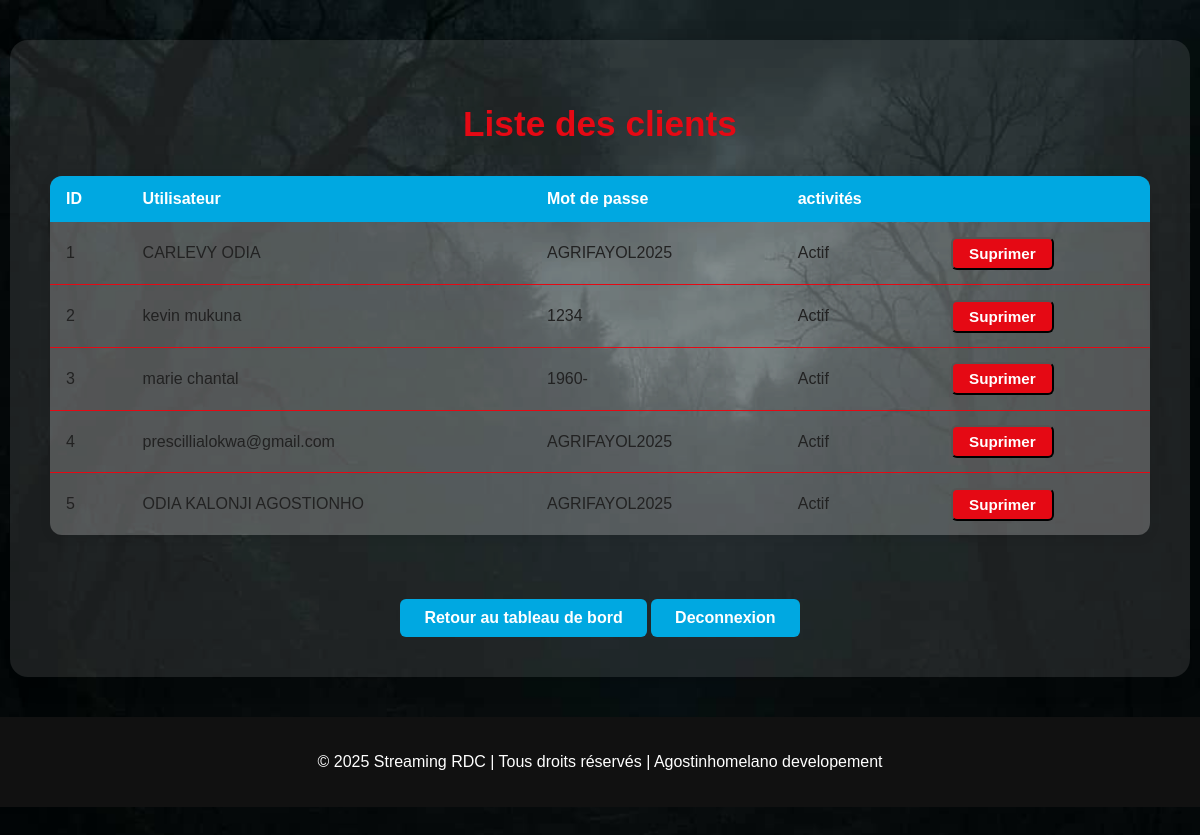
/admin/utilisateurs, run on an earlier commit of the app's database.
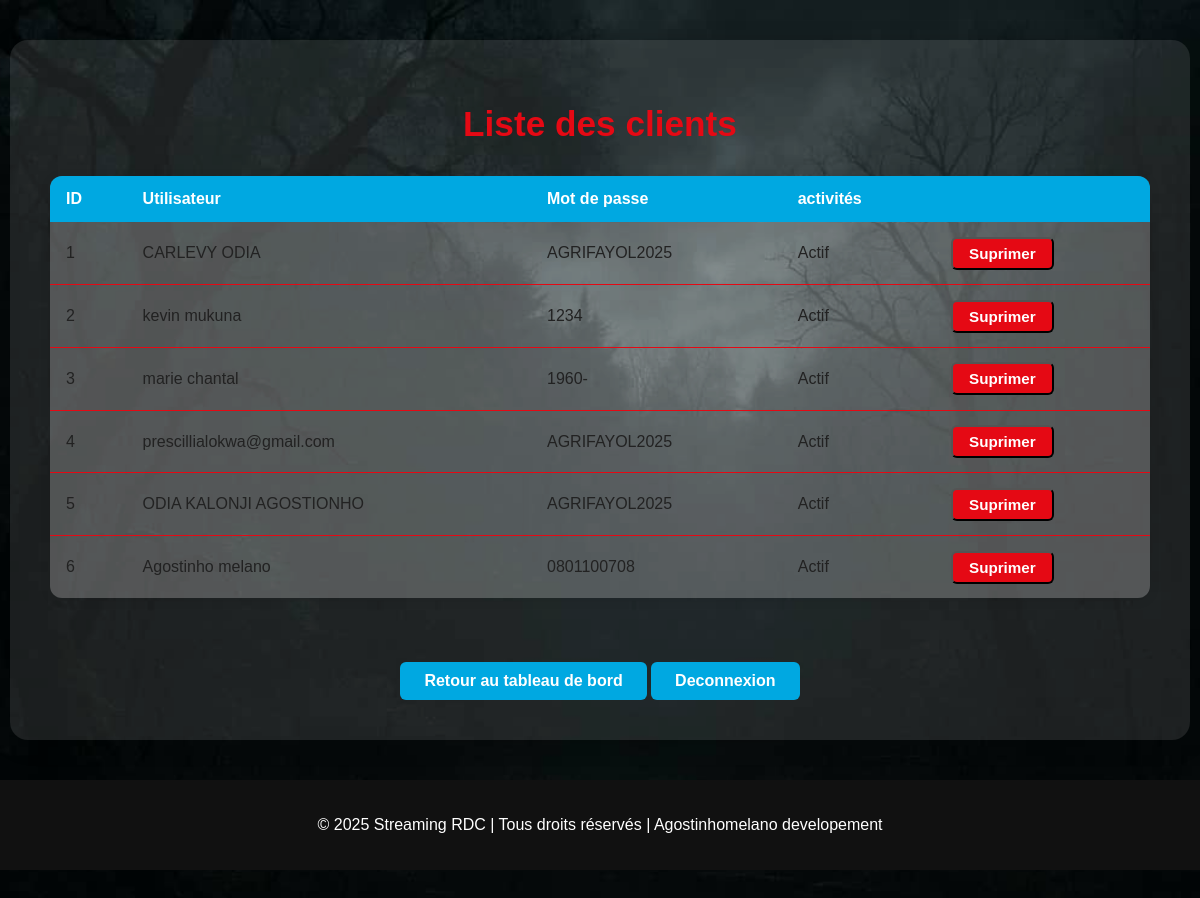
And on a later commit of the database.
### app.py (models this page shows, shortened)
class Utilisateurs(db.Model):
    id = db.Column(db.Integer, primary_key=True)
    nom = db.Column(db.String(30), nullable=False)
    mdp = db.Column(db.String(200), nullable=False)

### app.py (the view)
@app.route("/admin/utilisateurs")
def list_users():
    users = Utilisateurs.query.all()
    return render_template("admin/list_users.html", users=users)

### templates/admin/list_users.html (shortened to what this page needs)
<!DOCTYPE html>
<html lang="fr">
<head>
  <link rel="stylesheet" href="{{ url_for('static', filename='css/admin.css') }}">
</head>
<body>
  <div class="admin-container">
    <h1>Liste des clients</h1>
    <table class="admin-table">
      <thead>
        <tr>
          <th>ID</th>
          <th>Utilisateur</th>
          <th>Mot de passe</th>
          <th>activités</th>
          <th></th>
        </tr>
      </thead>
      <tbody>
        {% for user in users %}
        <tr>
          <td data-label="ID">{{ user.id }}</td>
          <td data-label="Utilisateur">{{ user.nom }}</td>
          <td data-label="Mot de passe">{{ user.mdp }}</td>
          <td data-label="activités">Actif</td>
          <td>
            <form action="{{url_for('supprimer_utilisateur',id=user.id)}}" method="post" class="delete-form">
                <button type="submit" class="btn-admin">Suprimer</button>
            </form>
          </td>
        </tr>
        {% endfor %}
      </tbody>
    </table>
    <a href="{{ url_for('accueil_admin') }}" class="btn-retour">Retour au tableau de bord</a>
    <a href="{{url_for('deconnexion_admin')}}" class="btn-retour">Deconnexion</a>
  </div>
  <footer>
    <p>© 2025 Streaming RDC | Tous droits réservés | Agostinhomelano developement</p>
  </footer>
</body>
</html>

What changed in the data, as far as the page shows it:
added Utilisateurs: id "6", nom "Agostinho melano", mdp "0801100708"
